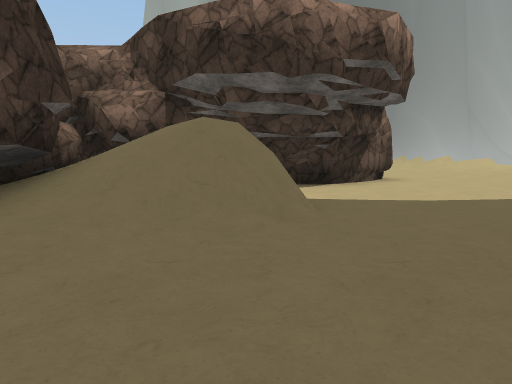
view 1 (above)

21 first-person views from a walk through a Unity game level. The camera is 1.4 m above the floor, tilts 6° down and sees 70° across. The floor is counted in squares, 2 m on a side. Each view is taken from the middle of a square. On the plan, view 1 faces up. The plan holds only what a view shows up to about 11 squares ahead; the rest is blank. The place goes on beyond the plan. Some trees and plants on the terrain are drawn as simple stand-ins. Some surface patterns are stand-ins.

view 2
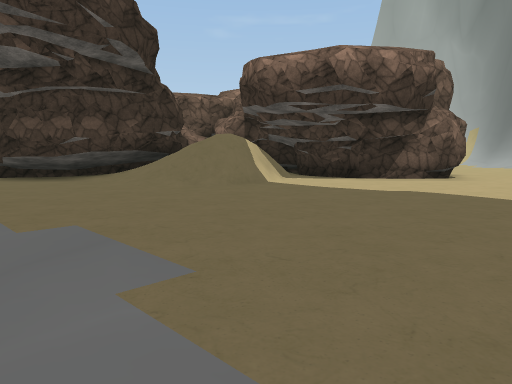

view 3
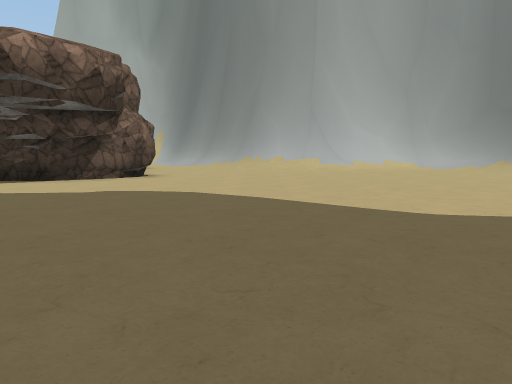

view 4
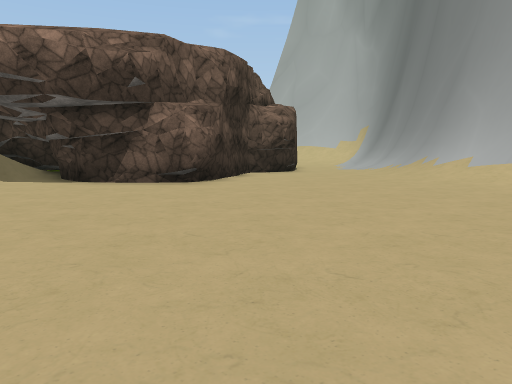

view 5
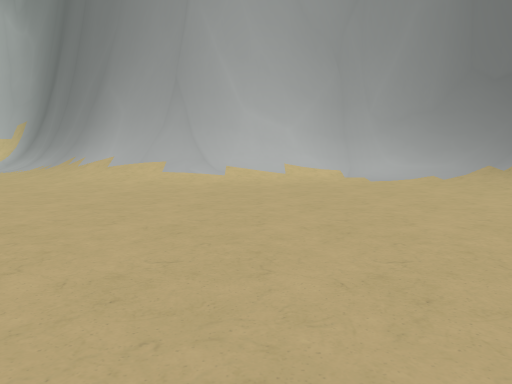

view 6
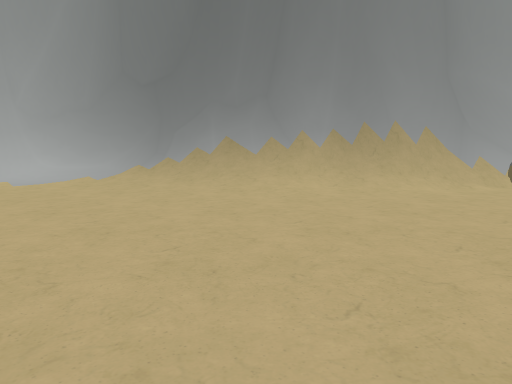

view 7
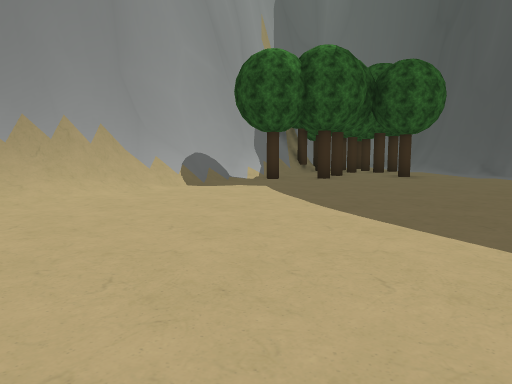

view 8
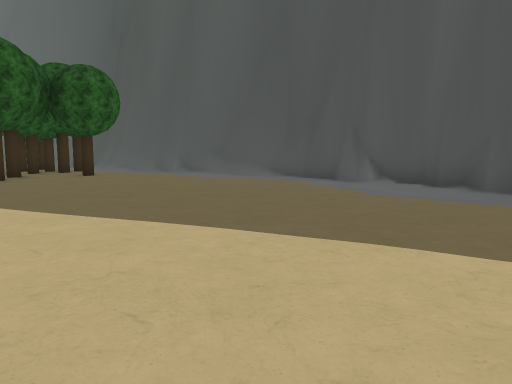

view 9
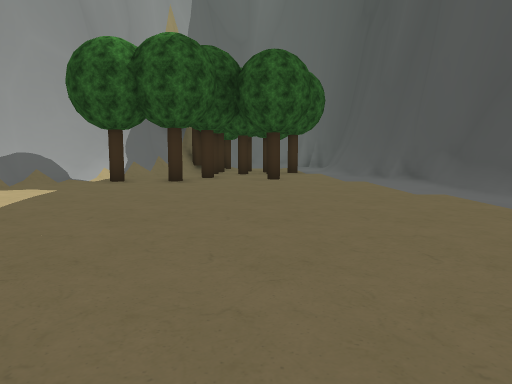

view 10
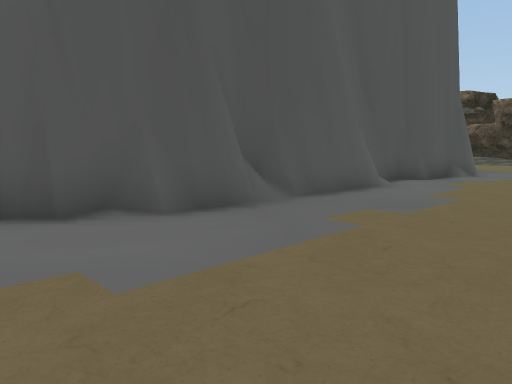

view 11
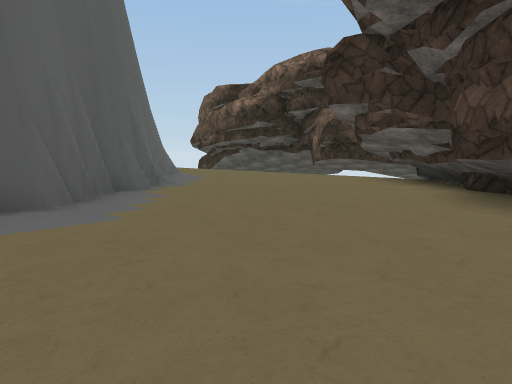

view 12
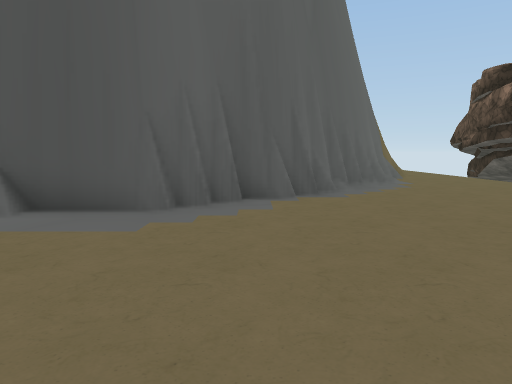

view 13
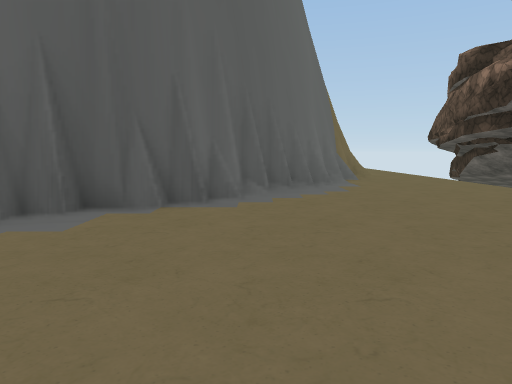

view 14
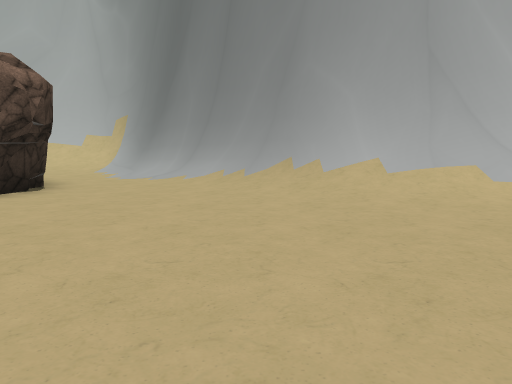

view 15
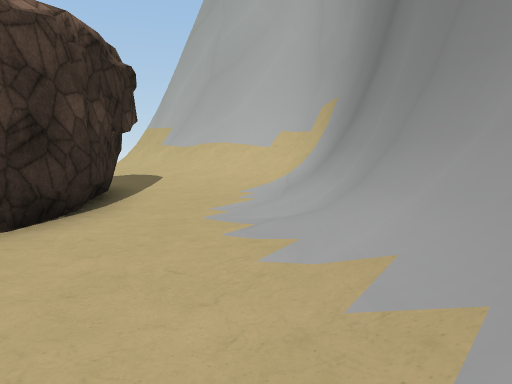

view 16
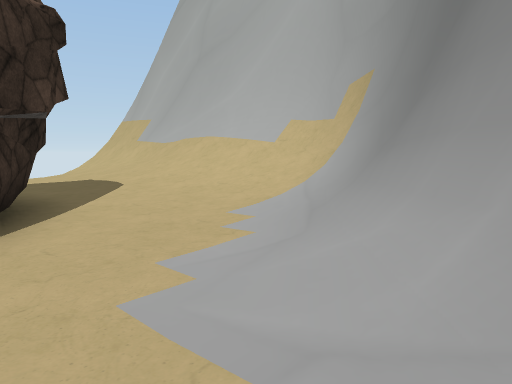

view 17
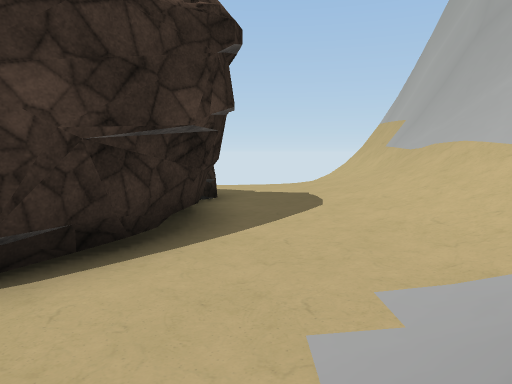

view 18
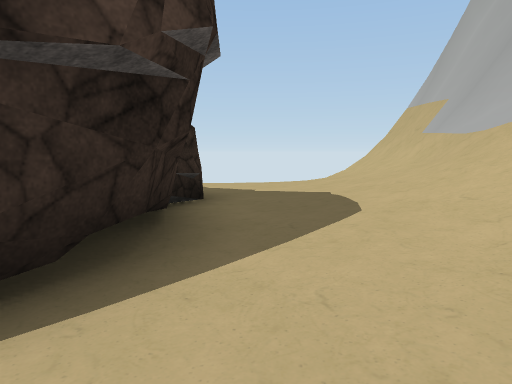

view 19
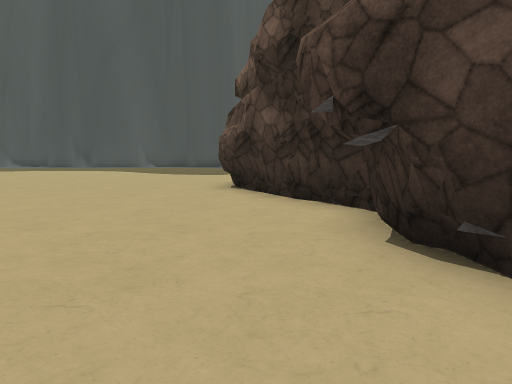

view 20
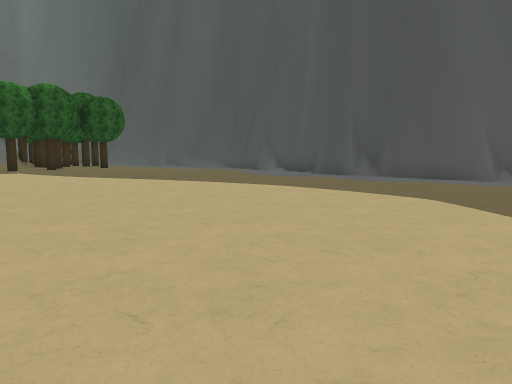

view 21
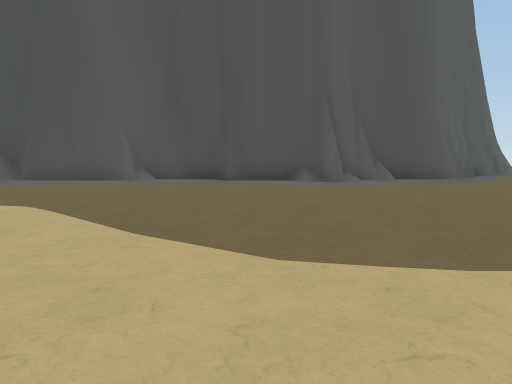

### Floor plan
Key: @ floor where view 1 was taken; # wall or solid block; x gap in a wall; . main floor; : floor 0.25 m higher than the main floor; / step, stairs or slope; T tree.
Columns run from 8 left of view 1 to 26 right of it. Each row starts with its distance up from view 1.
 24 ###########
 23 //////////#
 22 //////////##
 21 ://////////##
 20 ..::::::..//##
 19 ...#####...//##
 18        ##...//##
 17         ##...//###########
 16          #....///####////##
 15          #.....///////////#
 14          #......////....//##
 13          ##..............//#
 12           ##.............//##
 11            #..............//##
 10           ##..............///##
  9       #####................./###
  8     ###/##...................//##
  7     ###/x....................../###
  6     #/  #.......................T/#
  5     ##///........................./
  4     ##///........................T.
  3    ###//..........................T
  2    ###...........................T.
  1   ##...............................
  0  ##.....@..........................
 -1 ##.................................
 -2 # .........#####./######........./#
 -3 ........####   ####    ############
 -4  ......##
 -5  .....##
 -6 .....##
 -7 ....##
 -8 .../#
 -9 ...##
-10 ..##

Positions as (right, up) in squares from view 1, and headings:
1: (0, 0), facing up
2: (7, -1), facing up-left
3: (7, -1), facing up
4: (11, 5), facing up-left
5: (12, 6), facing up
6: (13, 6), facing up-right
7: (14, 6), facing right
8: (13, 6), facing down-right
9: (15, 2), facing right
10: (17, 2), facing down-left
11: (2, 3), facing down-left
12: (-1, 3), facing down
13: (-3, 1), facing down
14: (6, 9), facing up
15: (6, 16), facing up-left
16: (4, 18), facing up-left
17: (3, 20), facing left
18: (1, 20), facing left
19: (3, 19), facing down
20: (7, 9), facing down-right
21: (6, 8), facing down
